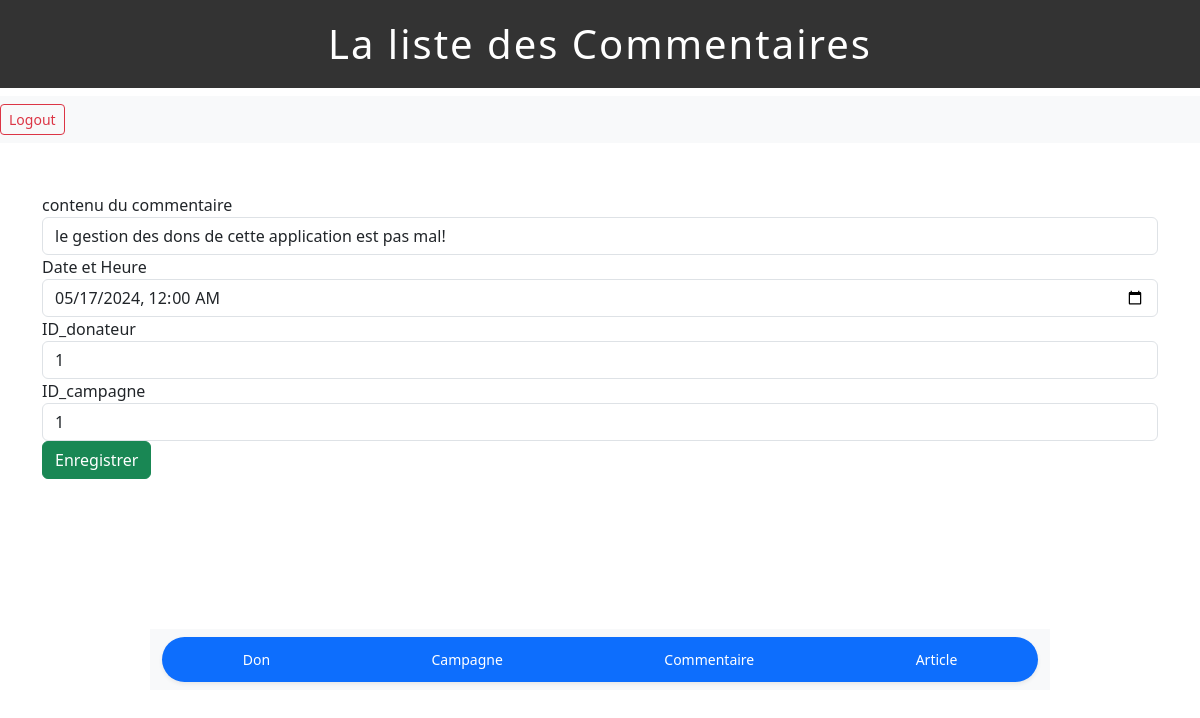
Page /update_comm.php?id=1 on the committed database.
### tables this page shows
CREATE TABLE `commentaire` (
  `id` int(11) NOT NULL,
  `contenu_du_commentaire` text NOT NULL,
  `Heure_et_date` datetime NOT NULL,
  `ID_Donateur` bigint(10) NOT NULL,
  `ID_Campagne` bigint(20) NOT NULL
);

### update_comm.php (the view, shortened to what this page needs)
<?php
include("header_comm.php");
include("connection.php");
$result = [];
if(isset($_GET['id'])){
    $id = $_GET['id'];
    $sql = "SELECT * FROM commentaire WHERE id=?";
    $query = $conn->prepare($sql);
    $query->execute([$id]);
    $result = $query->fetch(PDO::FETCH_ASSOC);
}
?>
<form action="update_comm.php?id_new=<?php echo $id;?>" method="post">
    <div class="form-group">
        <label>contenu du commentaire</label>
        <input type="text" name="contenu_du_commentaire" class="form-control" value="<?php echo isset($result['contenu_du_commentaire']) ? $result['contenu_du_commentaire'] : ''; ?>">
    </div>
    <div class="form-group">
        <label>Date et Heure</label>
        <input type="datetime-local" name="Heure_et_date" class="form-control" value="<?php echo isset($result['Heure_et_date']) ? $result['Heure_et_date'] : ''; ?>">
    </div>
    <div class="form-group">
        <label>ID_donateur</label>
        <input type="int" name="ID_Donateur" class="form-control" value="<?php echo isset($result['ID_Donateur']) ? $result['ID_Donateur'] : ''; ?>">
    </div>
    <div class="form-group">
        <label>ID_campagne</label>
        <input type="int" name="ID_Campagne" class="form-control" value="<?php echo isset($result['ID_Campagne']) ? $result['ID_Campagne'] : ''; ?>">
    </div>
    <input type="submit" class="btn btn-success" name="enregistrer" value="Enregistrer">
</form>
<?php
include("footer.php");
?>

### rows in the picture
commentaire: contenu_du_commentaire "le gestion des dons de cette application est pas mal!", Heure_et_date "05/17/2024 00:00", ID_Donateur "1", ID_Campagne "1"
